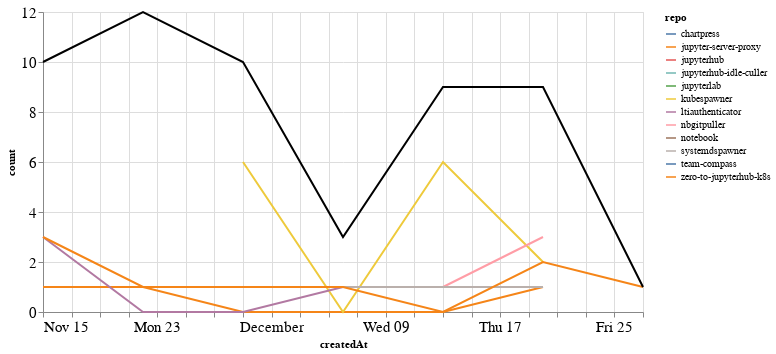

The cell this chart's notebook holds for it:
### Markdown cell above
### Comments

### Code cell
comments_time = comments.groupby('repo').resample('W', on='createdAt').count()['author'].reset_index()
comments_time = comments_time.rename(columns={'author': 'count'})
comments_time_total = comments_time.groupby('createdAt').agg({"count": "sum"}).reset_index()
ch1 = alt.Chart(comments_time, width=600).mark_line().encode(
    x='createdAt',
    y='count',
    color='repo',
    tooltip="repo"
)

ch2 = alt.Chart(comments_time_total, width=600).mark_line(color="black").encode(
    x='createdAt',
    y='count',
)

ch1 + ch2

### Figure 1 — Vega-Lite specification as saved in the notebook (floating-point values rounded to 4 significant figures)
{"config": {"axisLeft": {"labelFontSize": 15}, "axisBottom": {"labelFontSize": 15}}, "layer": [{"data": {"name": "data-9665003f4090f56469559cd37fccb3e7"}, "mark": "line", "encoding": {"color": {"type": "nominal", "field": "repo"}, "tooltip": {"type": "nominal", "field": "repo"}, "x": {"type": "temporal", "field": "createdAt"}, "y": {"type": "quantitative", "field": "count"}}, "width": 600}, {"data": {"name": "data-9459b70d1d83ad94b9161360eafcc4a5"}, "mark": {"type": "line", "color": "black"}, "encoding": {"x": {"type": "temporal", "field": "createdAt"}, "y": {"type": "quantitative", "field": "count"}}, "width": 600}], "$schema": "https://vega.github.io/schema/vega-lite/v4.8.1.json", "datasets": {"data-9665003f4090f56469559cd37fccb3e7": [{"repo": "chartpress", "createdAt": "2020-11-22T00:00:00", "count": 3}, {"repo": "jupyter-server-proxy", "createdAt": "2020-11-15T00:00:00", "count": 1}, {"repo": "jupyter-server-proxy", "createdAt": "2020-11-22T00:00:00", "count": 1}, {"repo": "jupyter-server-proxy", "createdAt": "2020-11-29T00:00:00", "count": 0}, {"repo": "jupyter-server-proxy", "createdAt": "2020-12-06T00:00:00", "count": 0}, {"repo": "jupyter-server-proxy", "createdAt": "2020-12-13T00:00:00", "count": 0}, {"repo": "jupyter-server-proxy", "createdAt": "2020-12-20T00:00:00", "count": 1}, {"repo": "jupyterhub", "createdAt": "2020-11-22T00:00:00", "count": 1}, {"repo": "jupyterhub", "createdAt": "2020-11-29T00:00:00", "count": 1}, {"repo": "jupyterhub-idle-culler", "createdAt": "2020-11-15T00:00:00", "count": 3}, {"repo": "jupyterlab", "createdAt": "2020-11-22T00:00:00", "count": 5}, {"repo": "kubespawner", "createdAt": "2020-11-29T00:00:00", "count": 6}, {"repo": "kubespawner", "createdAt": "2020-12-06T00:00:00", "count": 0}, {"repo": "kubespawner", "createdAt": "2020-12-13T00:00:00", "count": 6}, {"repo": "kubespawner", "createdAt": "2020-12-20T00:00:00", "count": 2}, {"repo": "ltiauthenticator", "createdAt": "2020-11-15T00:00:00", "count": 3}, {"repo": "ltiauthenticator", "createdAt": "2020-11-22T00:00:00", "count": 0}, {"repo": "ltiauthenticator", "createdAt": "2020-11-29T00:00:00", "count": 0}, {"repo": "ltiauthenticator", "createdAt": "2020-12-06T00:00:00", "count": 1}, {"repo": "ltiauthenticator", "createdAt": "2020-12-13T00:00:00", "count": 1}, {"repo": "nbgitpuller", "createdAt": "2020-12-13T00:00:00", "count": 1}, {"repo": "nbgitpuller", "createdAt": "2020-12-20T00:00:00", "count": 3}, {"repo": "notebook", "createdAt": "2020-11-22T00:00:00", "count": 1}, {"repo": "systemdspawner", "createdAt": "2020-12-06T00:00:00", "count": 1}, {"repo": "systemdspawner", "createdAt": "2020-12-13T00:00:00", "count": 1}, {"repo": "systemdspawner", "createdAt": "2020-12-20T00:00:00", "count": 1}, {"repo": "team-compass", "createdAt": "2020-11-29T00:00:00", "count": 2}, {"repo": "zero-to-jupyterhub-k8s", "createdAt": "2020-11-15T00:00:00", "count": 3}, {"repo": "zero-to-jupyterhub-k8s", "createdAt": "2020-11-22T00:00:00", "count": 1}, {"repo": "zero-to-jupyterhub-k8s", "createdAt": "2020-11-29T00:00:00", "count": 1}, {"repo": "zero-to-jupyterhub-k8s", "createdAt": "2020-12-06T00:00:00", "count": 1}, {"repo": "zero-to-jupyterhub-k8s", "createdAt": "2020-12-13T00:00:00", "count": 0}, {"repo": "zero-to-jupyterhub-k8s", "createdAt": "2020-12-20T00:00:00", "count": 2}, {"repo": "zero-to-jupyterhub-k8s", "createdAt": "2020-12-27T00:00:00", "count": 1}], "data-9459b70d1d83ad94b9161360eafcc4a5": [{"createdAt": "2020-11-15T00:00:00", "count": 10}, {"createdAt": "2020-11-22T00:00:00", "count": 12}, {"createdAt": "2020-11-29T00:00:00", "count": 10}, {"createdAt": "2020-12-06T00:00:00", "count": 3}, {"createdAt": "2020-12-13T00:00:00", "count": 9}, {"createdAt": "2020-12-20T00:00:00", "count": 9}, {"createdAt": "2020-12-27T00:00:00", "count": 1}]}}
